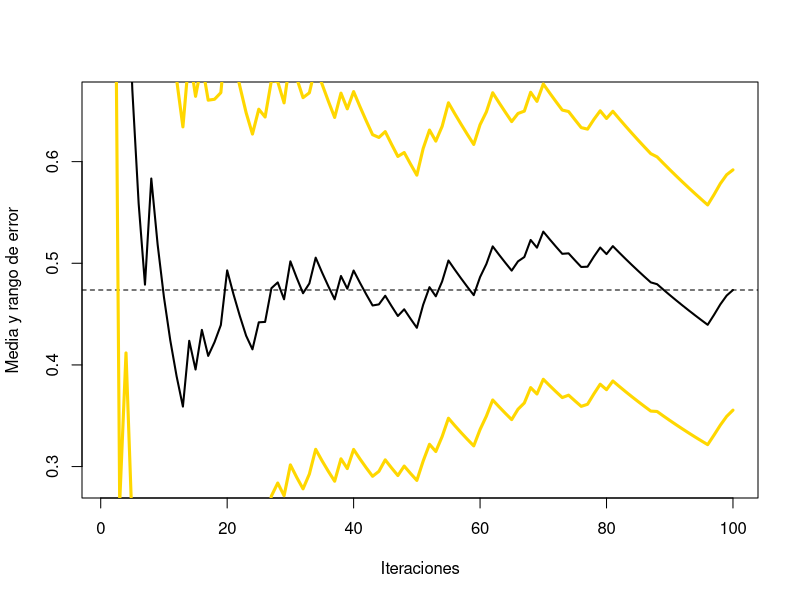
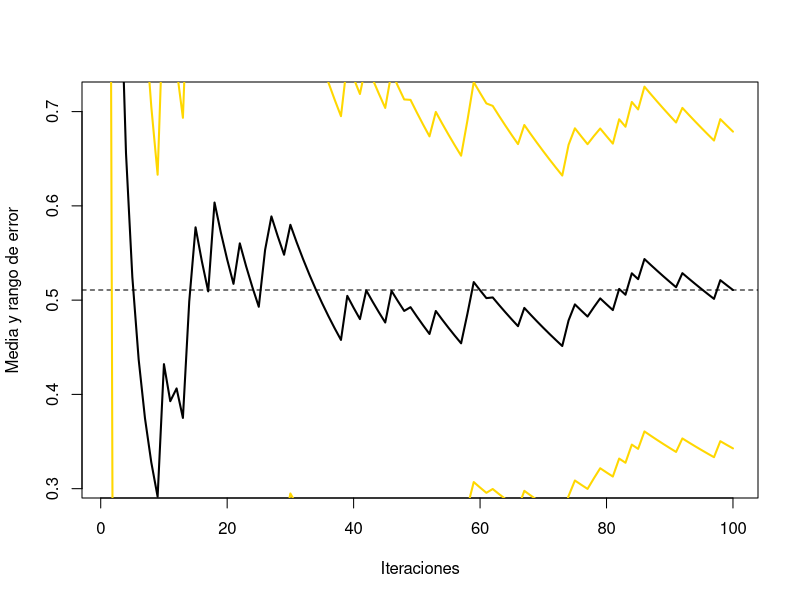
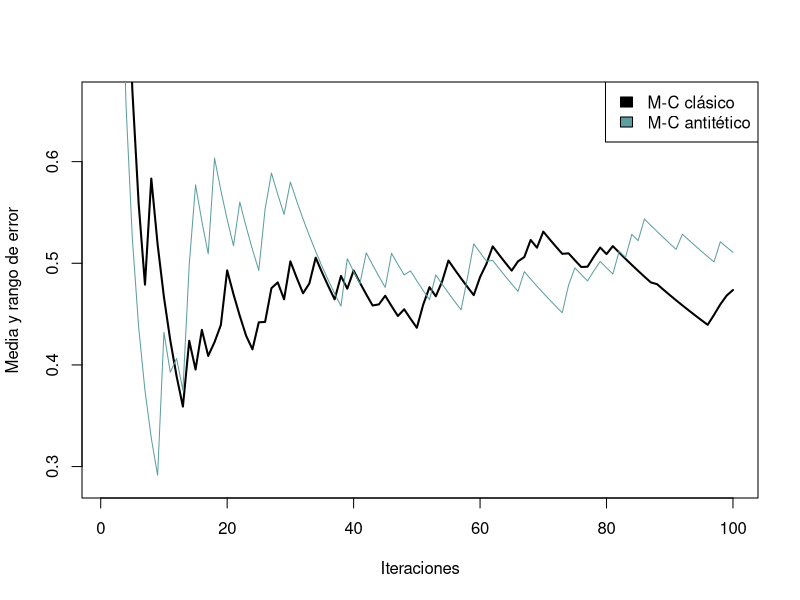
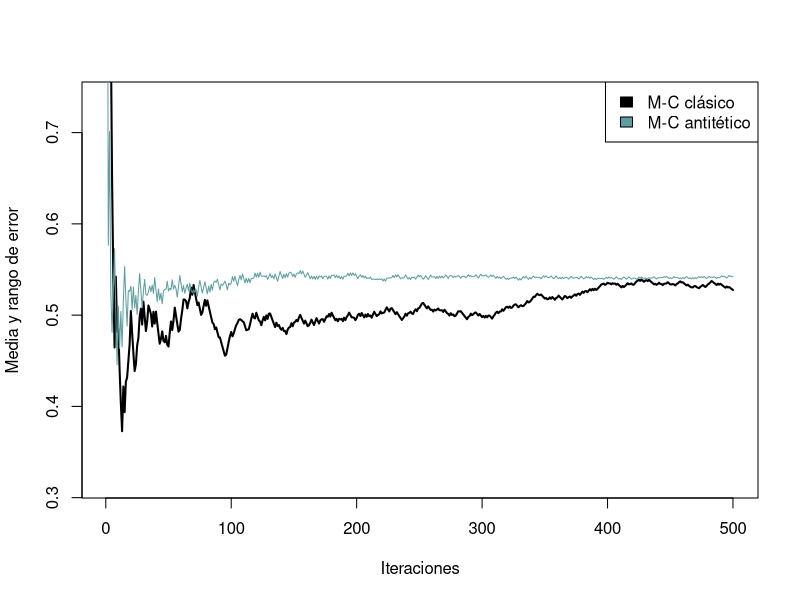
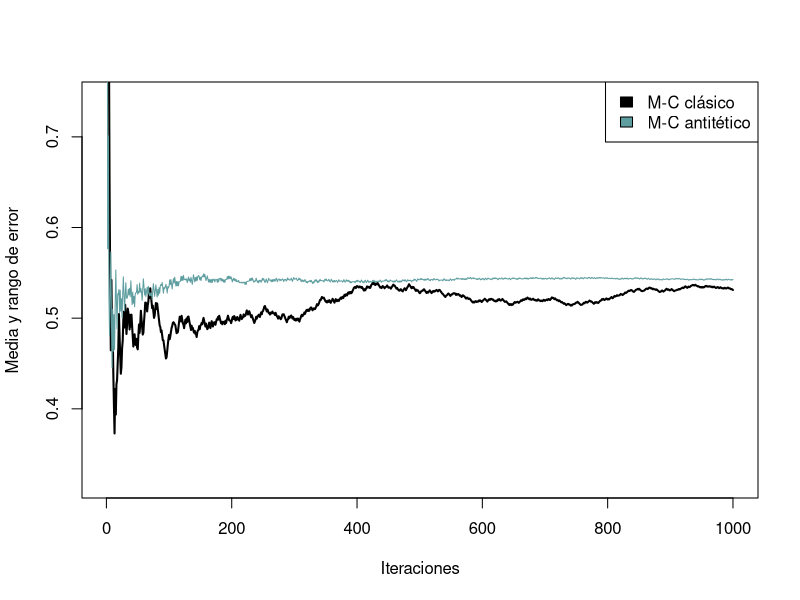
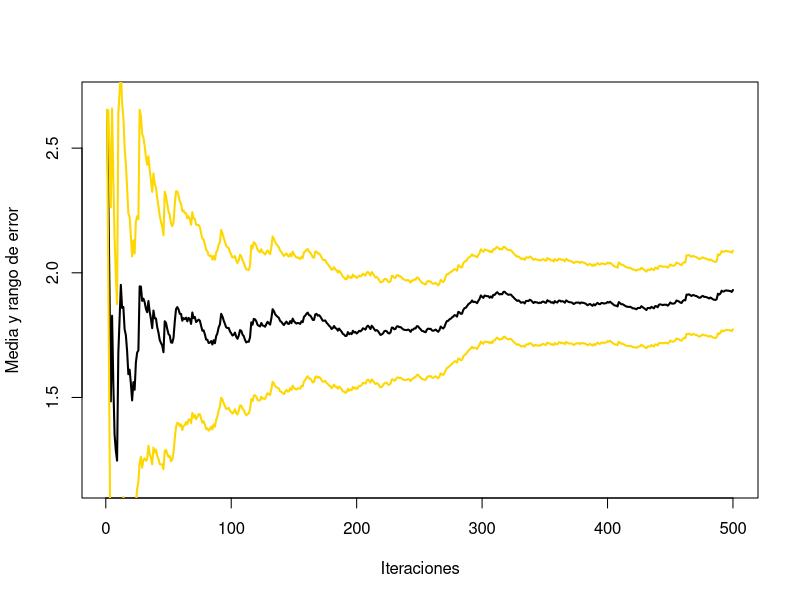
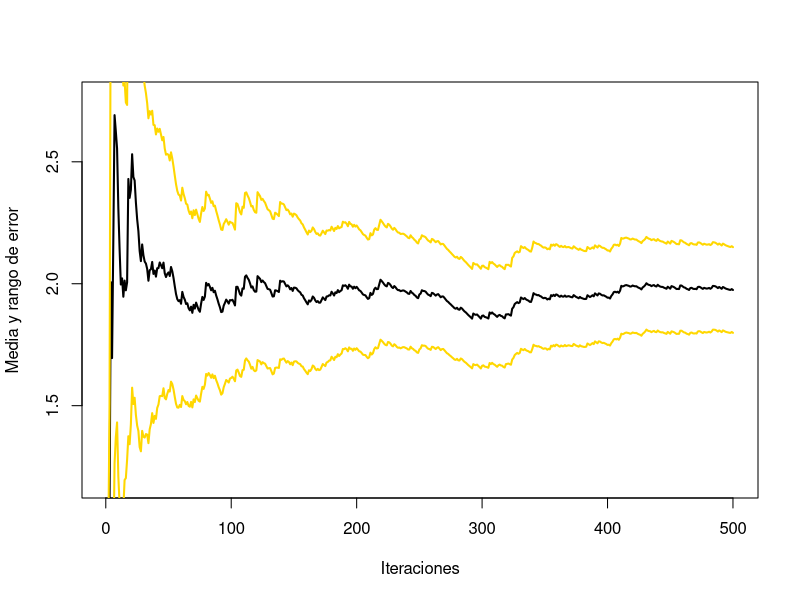

These figures' R source, in order:
## ---- chunk 1
#Haremos que esta función que nos devuelva los valores simulados, la aproximación a lo largo de n, y el error.
mc.integral <- function(f, a, b, n, plot=TRUE) {
  fx <- sapply(runif(n, a, b), f)*(b-a)
  #if (plot) {
    estint <- cumsum(fx)/(1:n)
    esterr <- sqrt(cumsum((fx-estint)^2))/(1:n)
   if (plot){ 
    plot(estint, ylab="Media y rango de error", type="l", lwd= 2, ylim=mean(fx)+2*c(-esterr[1],esterr[1]), xlab="Iteraciones")
    abline(h=estint[n],lty=2)
    lines(estint+2*esterr, col="gold", lwd=3)
    lines(estint-2*esterr, col="gold", lwd=3)
    return(list(x=fx,estint=estint,esterr=esterr,valor=estint[n], error=2*esterr[n])) 
  } else return(list(x=fx,estint=estint,esterr=esterr,valor=mean(fx), error=2*sd(fx)/sqrt(n))) 
}  
## ---- chunk 2
mc.integral_anti <- function(ftn, a, b, n, plot=TRUE) {
 x <- runif(n%/%2, a, b)
 x <- as.numeric(matrix(c(x,a+b-x),nrow=2,byrow=TRUE)) # genera los valores de x y su antitetica en orden x1,ant1,x2,ant2
 fx <- sapply(x, ftn)*(b-a)
 #if (plot) {
    estint <- cumsum(fx)/(1:n)
    esterr <- sqrt(cumsum((fx-estint)^2))/(1:n)
  if(plot) {
    plot(estint, ylab="Media y rango de error", type="l", lwd= 2, ylim=mean(fx)+2*c(-esterr[1],esterr[1]), xlab="Iteraciones")
    abline(h=estint[n],lty=2)
    lines(estint+2*esterr,col="gold",lwd=2)
    lines(estint-2*esterr,col="gold",lwd=2)
    return(list(x=fx,estint=estint,esterr=esterr,valor=estint[n],error=2*esterr[n]))
  } else return(list(x=fx,estint=estint,esterr=esterr,valor=mean(fx),error=2*sd(fx)/sqrt(n))) 
}
## ---- chunk 3
finv<-function(x) ifelse((x<=5/8),sqrt((5-8*x)/3), 0)
f <- function(x) return((1/8)*(5-3*x^2))
## ---- chunk 4
n=100

set.seed(1750)
#Simulamos para Monte Carlo clásico para la funcion original
x_mc <- mc.integral(finv, 0,sqrt(5/3) ,n,plot = T)
fx_mc <- x_mc[[1]]
acum_mc <- x_mc[[2]]
esterr_mc <- x_mc[[3]]
error_mc <- x_mc$error

## ---- chunk 5
#Simulamos para Monte Carlo con antitéticas para la función original
set.seed(1750)
x_mca <- mc.integral_anti(finv,0,sqrt(13/3), n,plot=T)
fx_mca <- x_mca[[1]]
acum_mca <- x_mca[[2]]
error_mca <- x_mca$error
## ---- chunk 6
Aproximación <- c(mean(fx_mc),mean(fx_mca))
Error <- c(error_mc,error_mca)
p <- cbind(Aproximación,Error)
row.names(p) <- c('Monte Carlo Clásico','Monte Carlo Antitética')
#Construcción de tabla de resultados con formato
library(knitr)
kable(p,align = 'l', digits = round(4))
## ---- chunk 7
plot(acum_mc, ylab="Media y rango de error", type="l", lwd= 2, ylim=mean(fx_mc)+2*c(-esterr_mc[1],esterr_mc[1]), xlab="Iteraciones") 
abline(h = 2, lty = 2)
lines(acum_mca,col='cadetblue')
legend(x = "topright", legend = c("M-C clásico", "M-C antitético"), fill = c("black", "cadetblue") )
## ---- chunk 8
100*( (mean(fx_mc) - mean(fx_mca))/mean(fx_mc))
## ---- chunk 9
100*((var(fx_mc) - var(fx_mca))/var(fx_mc))
## ---- chunk 10
n=500
#Simulamos para Monte Carlo clásico
set.seed(1750)
x_mc <- mc.integral(finv, 0, 1,n,plot = FALSE)
fx_mc <- x_mc[[1]]
acum_mc <- x_mc[[2]]
esterr_mc <- x_mc[[3]]
error_mc <- x_mc$error

#Simulamos para Monte Carlo con antitéticas
set.seed(1750)
x_mca <- mc.integral_anti(finv, 0, 1, n,plot = FALSE)
fx_mca <- x_mca[[1]]
acum_mca <- x_mca[[2]]
error_mca <- x_mca$error
## ---- chunk 11
Aproximación <- c(mean(fx_mc),mean(fx_mca))
Error <- c(error_mc,error_mca)
p <- cbind(Aproximación,Error)
row.names(p) <- c('Monte Carlo Clásico','Monte Carlo Antitética')

kable(p,align = 'l', digits = round(4))
## ---- chunk 12
plot(acum_mc, ylab="Media y rango de error", type="l", lwd= 2, ylim=mean(fx_mc)+2*c(-esterr_mc[1],esterr_mc[1]), xlab="Iteraciones")
abline(h = 2, lty = 2)
lines(acum_mca,col='cadetblue')
legend(x = "topright", legend = c("M-C clásico", "M-C antitético"), fill = c("black", "cadetblue") )
## ---- chunk 13
100*( (mean(fx_mc) - mean(fx_mca))/mean(fx_mc))
## ---- chunk 14
100*((var(fx_mc) - var(fx_mca))/var(fx_mc))
## ---- chunk 15
n=1000

#Simulamos para Monte Carlo clásico
set.seed(1750)
x_mc <- mc.integral(finv, 0, 1,n,plot = FALSE)
fx_mc <- x_mc[[1]]
acum_mc <- x_mc[[2]]
esterr_mc <- x_mc[[3]]
error_mc <- x_mc$error

#Simulamos para Monte Carlo con antitéticas
set.seed(1750)
x_mca <- mc.integral_anti(finv, 0, 1, n,plot = FALSE)
fx_mca <- x_mca[[1]]
acum_mca <- x_mca[[2]]
error_mca <- x_mca$error
## ---- chunk 16
Aproximación <- c(mean(fx_mc),mean(fx_mca))
Error <- c(error_mc,error_mca)
p <- cbind(Aproximación,Error)
row.names(p) <- c('Monte Carlo Clásico','Monte Carlo Antitética')

kable(p,align = 'l', digits = round(4))
## ---- chunk 17
plot(acum_mc, ylab="Media y rango de error", type="l", lwd= 2, ylim=mean(fx_mc)+2*c(-esterr_mc[1],esterr_mc[1]), xlab="Iteraciones")
abline(h = 2, lty = 2)
lines(acum_mca,col='cadetblue')
legend(x = "topright", legend = c("M-C clásico", "M-C antitético"), fill = c("black", "cadetblue") )
## ---- chunk 18
100*( (mean(fx_mc) - mean(fx_mca))/mean(fx_mc))
## ---- chunk 19
100*((var(fx_mc) - var(fx_mca))/var(fx_mc))
## ---- chunk 20
#ejercicio 5

# -------------------------------
mc.integral <- function(ftn, n, plot=TRUE) {
  # Integración Monte Carlo
  # -------------------------------
  fx <- sapply(runif(n%/%2), ftn)
  m <- n%/%2
  if (plot) {
    estint <- cumsum(fx)/(1:m)
    esterr <- sqrt(cumsum((fx-estint)^2))/(1:m)
    estvar <- sum((fx-estint)^2)/(1:m)
    plot(estint, ylab="Media y rango de error", type="l", lwd= 2, ylim=mean(fx)+2*c(-esterr[1],esterr[1]), xlab="Iteraciones")
    lines(estint+2*esterr, col="gold", lwd=2)
    lines(estint-2*esterr, col="gold", lwd=2)
    return(list(x=fx,valor=estint[m], error=2*esterr[m],vx=estvar[m]))  
  } else return(list(x=fx,valor=mean(fx), error=2*sd(fx)/sqrt(m),vx=var(fx)))
}  
lambda <- 0.5
ftn <- function(x) return(-log(x)/lambda)
nsim <- 10^3
set.seed(1)
x <- mc.integral(ftn, nsim,plot = T)

fantit <- function(x) return(-log(1-x)/lambda)
set.seed(1)
xa <- mc.integral(fantit,nsim,plot=T)

#correlacion
corr <- cor(x$x,xa$x)
xt <- c(x$x,xa$x)
mean(xt)

vxt <- var(xa$x)*(1+corr) #estimación varianza suponiendo dependencia

#Estimación del porcentaje de reducción en la varianza
100*(var(x$x)-vxt )/var(x$x)

